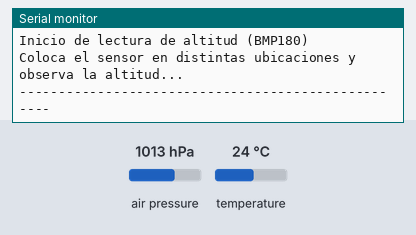
The sketch below on a simulated Arduino Uno, built with avr-gcc and run on an emulated ATmega328P. Shown: the last lines printed to the serial monitor. The inputs (shaded band) are chosen by the test bench; at power-on: air pressure 1013 hPa, temperature 24 °C.

Above: at 1.2 s.
1.3 s: air pressure set to 952 hPa
At 4.1 s:
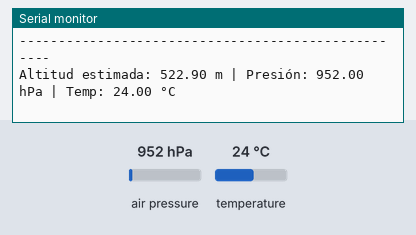
7.5 s: temperature set to 12 °C
At 9.8 s:
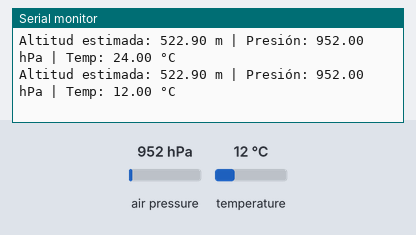
10.9 s: air pressure set to 975 hPa
At 13.3 s:
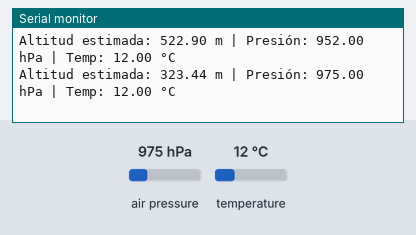

The sketch:

Altitud.ino
```cpp
#include <Wire.h>                    // Incluye la librería para comunicación I2C
#include <Adafruit_BMP085.h>         // Incluye la librería para el sensor BMP085/BMP180

Adafruit_BMP085 bmp;                 // Crea un objeto llamado 'bmp' para controlar el sensor

unsigned long tiempoAnterior = 0;   // Guarda el tiempo (en milisegundos) de la última lectura
const unsigned long intervalo = 3000; // Intervalo de 3 segundos (3000 ms) entre lecturas

void setup() {
  Serial.begin(9600);                // Inicia la comunicación serial a 9600 baudios

  if (!bmp.begin()) {               // Intenta iniciar el sensor BMP180
    Serial.println("No se detecta el sensor BMP180."); // Mensaje si falla
    while (1);                      // Si falla, se detiene el programa en un bucle infinito
  }

  // Mensajes iniciales de bienvenida al usuario
  Serial.println("Inicio de lectura de altitud (BMP180)");
  Serial.println("Coloca el sensor en distintas ubicaciones y observa la altitud...");
  Serial.println("---------------------------------------------------");
}

void loop() {
  unsigned long tiempoActual = millis(); // Obtiene el tiempo actual en milisegundos desde que inició el programa

  // Verifica si ya pasaron 3 segundos desde la última lectura
  if (tiempoActual - tiempoAnterior >= intervalo) {
    tiempoAnterior = tiempoActual; // Actualiza el tiempo de la última lectura

    float altitud = bmp.readAltitude();            // Calcula la altitud estimada en metros (usa 1013.25 hPa como presión al nivel del mar por defecto)
    float presion = bmp.readPressure() / 100.0;    // Lee la presión atmosférica (dividido entre 100 para convertir de Pa a hPa)
    float temperatura = bmp.readTemperature();     // Lee la temperatura en grados Celsius

    // Muestra los valores leídos en el monitor serial
    Serial.print("Altitud estimada: ");
    Serial.print(altitud);
    Serial.print(" m | Presión: ");
    Serial.print(presion);
    Serial.print(" hPa | Temp: ");
    Serial.print(temperatura);
    Serial.println(" °C");
  }
}
```

Measured:
- after the input at 1.3 s, the serial monitor: prints a new line after 1.7 s (image 1)
- after the input at 7.5 s, the serial monitor: prints a new line after 1.5 s (image 2)
- after the input at 10.9 s, the serial monitor: prints a new line after 1.1 s (image 3)
